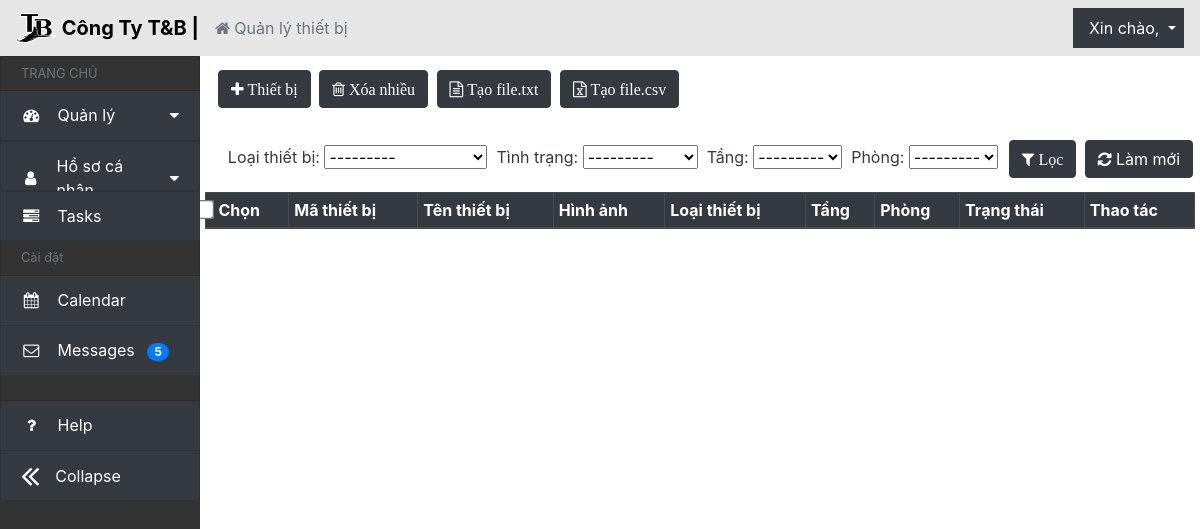
Page /quanly/ on the earlier database version.
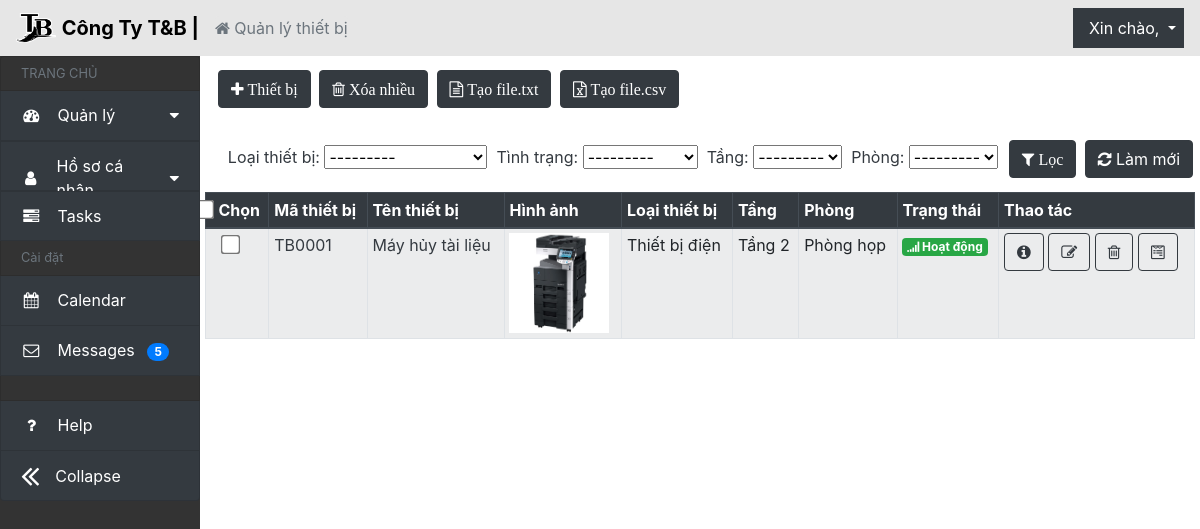
Same page on the later database version.
### QLthietbi_app/models.py (models this page shows, shortened)
class ThietBi(models.Model):
    id_thiet_bi = models.CharField(max_length=10, primary_key=True, blank=False, null=False, unique=True, editable=False)
    ten_thiet_bi = models.CharField(max_length=30, verbose_name='Tên thiết bị', blank=False, null=True)
    loai_thiet_bi = models.ForeignKey(LoaiThietBi, on_delete=models.SET_NULL, null=True, verbose_name='Loại thiết bị')
    phong = models.ForeignKey(Phong, on_delete=models.SET_NULL, null=True,blank=False, verbose_name='Phòng')
    tang = models.ForeignKey(Tang, on_delete=models.SET_NULL, null=True,blank=False, verbose_name='Tầng')
    hinh_anh = models.ImageField(upload_to='images/', blank=False, null=True, verbose_name='Hình ảnh')
    ngay_mua = models.DateField(verbose_name='Ngày mua')
    gia_mua = models.IntegerField(verbose_name='Giá mua')
    tinh_trang_choices = [
        ('hoatdong', 'Hoạt động'),
        ('dangbaotri', 'Đang bảo trì'),
        ('bihong', 'Bị hỏng'),
    ]
    tinh_trang = models.CharField(max_length=10, choices=tinh_trang_choices, default='hoatdong', verbose_name='Tình trạng', blank=False, null=True)
    ngay_bao_tri = models.DateField(verbose_name='Ngày bảo trì',blank=True, null=True)
    mo_ta = models.TextField(verbose_name='Mô tả', blank=True, null=True)
    don_vi_cung_cap = models.CharField(max_length=30, verbose_name='Đơn vị cung cấp', blank=True, null=True)
    class Meta:
        verbose_name_plural = 'Thiết bị'

class LoaiThietBi(models.Model):
    ten_loaithietbi = models.CharField(max_length=30, verbose_name='Tên loại thiết bị')
    class Meta:
        ordering = ['-ten_loaithietbi']
        verbose_name_plural = 'Loại thiết bị'
    def __str__(self):
        return self.ten_loaithietbi

class Tang(models.Model):
    ten_tang = models.CharField(max_length=10,verbose_name='Số tầng')
    class meta:
        ordering = ['-ten_tang']
        verbose_name_plural = 'Tầng'
    def __str__(self):
        return self.ten_tang

class Phong(models.Model):
    tang = models.ForeignKey(Tang, on_delete=models.CASCADE, verbose_name='Tầng')
    ten_phong = models.CharField(max_length=30, verbose_name='Tên phòng')
    class Meta:
        ordering = ['-ten_phong']
        verbose_name_plural = 'Phòng'
    def __str__(self):
        return self.ten_phong

### QLthietbi_app/views.py (the view, shortened to what this page needs)
# urls.py: path('quanly/', views.ThietBi_view.as_view(), name='render_trangchinh'),
class ThietBi_view(ListView, FormView):
    template_name = "quanly.html"
    model = ThietBi
    form_class = ThemThietBiForm
    success_url = reverse_lazy("QLthietbi_app:render_trangchinh")
    def get_context_data(self, **kwargs):
        context = super().get_context_data(**kwargs)
        listThietBi = self.get_queryset()
        myFilter = ThietBiFilter(self.request.GET, queryset=listThietBi)
        context['listThietBi'] = myFilter.qs
        context['myFilter'] = myFilter
        context['form'] = ThemThietBiForm()
        return context

### QLthietbi_app/templates/quanly.html (shortened to what the changed rows need)
{% extends 'header.html' %}
{% block content %}
<div class="col py-2">
  <div class="row element-button">
    <div class="col-sm px-3 py-1 pr-1">
      <div class="row px-1 py-3">
        <div class="table-responsive">
          <table
            id="device-table"
            class="table table-sm table-striped bg-light table-condensed table-bordered"
            cellspacing="0"
            width="100%"
          >
            <caption>
              <form
                method="get"
                id="thietbifilter"
                data-device-url="{% url 'QLthietbi_app:ajax_load_phong' %}"
              >
                {% csrf_token %} {% for field in myFilter.form %}
                <a>{{ field.label_tag }}</a>&nbsp{{ field }}&nbsp
                {%endfor %}
                <button type="submit" class="btn btn-dark">
                  <i class="fa fa-filter" aria-hidden="true"> Lọc</i>
                </button>
                <a
                  href="{% url 'QLthietbi_app:render_trangchinh' %}"
                  class="btn btn-dark"
                  ><i class="fa fa-refresh" aria-hidden="true"></i> Làm mới</a
                >
              </form>
            </caption>
            <thead class="thead-dark">
              <tr id="chk-th">
                <th>
                  <input
                    class="form-check-input checkbox-large"
                    type="checkbox"
                    name="select_all"
                    id="select-all"
                  />
                  Chọn
                </th>
                <th>Mã thiết bị</th>
                <th>Tên thiết bị</th>
                <th>Hình ảnh</th>
                <th>Loại thiết bị</th>
                <th>Tầng</th>
                <th>Phòng</th>
                <th>Trạng thái</th>
                <th>Thao tác</th>
              </tr>
            </thead>
            <tbody>
              {% csrf_token %} {% for ThietBi in listThietBi %}
              <tr>
                <td class="text-center">
                  <input
                    class="form-check-input checkbox-large"
                    type="checkbox"
                    name="instance"
                    value="{{ThietBi.id_thiet_bi}}"
                  />
                </td>
                <td>
                  <a
                    href="{% url 'QLthietbi_app:render_chitietthietbi' ThietBi.id_thiet_bi %}"
                    class="a-td"
                  >
                    {{ThietBi.id_thiet_bi}}
                  </a>
                </td>
                <td>
                  <a
                    href="{% url 'QLthietbi_app:render_chitietthietbi' ThietBi.id_thiet_bi %}"
                    class="a-td"
                    >{{ThietBi.ten_thiet_bi}}</a
                  >
                </td>
                <td>
                  <a
                    href="{% url 'QLthietbi_app:render_chitietthietbi' ThietBi.id_thiet_bi %}"
                    class="a-td"
                    ><img
                      src="{{ThietBi.hinh_anh.url}}"
                      width="100"
                      height="100"
                  /></a>
                </td>
                <td>{{ThietBi.loai_thiet_bi}}</td>
                <td>Tầng {{ThietBi.tang}}</td>
                <td>Phòng {{ThietBi.phong}}</td>
                {% if ThietBi.tinh_trang == "hoatdong" %}
                <td>
                  <span class="badge badge-success"
                    ><i class="fa fa-signal" aria-hidden="true"></i> Hoạt
                    động</span
                  >
                </td>
                {% endif %}
                <td>
                  <a
                    href="{% url 'QLthietbi_app:render_chitietthietbi' ThietBi.id_thiet_bi %}"
                    class="btn btn-outline-dark"
                    data-tooltip="tooltip"
                    data-placement="top"
                    title="Thông tin thiết bị"
                    ><i class="fa fa-info-circle" aria-hidden="true"></i
                  ></a>
                  <a
                    href="{% url 'QLthietbi_app:render_chinhsuathietbi' ThietBi.id_thiet_bi %}"
                    class="btn btn-outline-dark"
                    data-tooltip="tooltip"
                    data-placement="top"
                    title="Chỉnh sửa thiết bị"
                    ><i class="fa fa-pencil-square-o" aria-hidden="true"></i
                  ></a>
                  <a
                    class="btn btn-outline-dark"
                    data-placement="top"
                    title="Xóa thiết bị"
                    data-target="#confirmDelete1Modal-{{ ThietBi.id_thiet_bi }}"
                    data-toggle="modal"
                    data-tooltip="tooltip"
                    id="delete-item"
                    ><i class="fa fa-trash-o" aria-hidden="true"></i
                  ></a>
                  <a
                    class="btn btn-outline-dark"
                    data-tooltip="tooltip"
                    data-placement="top"
                    title="Tạo báo cáo thiết bị"
                    ><i class="fa fa-wpforms" aria-hidden="true"></i
                  ></a>
                </td>
              </tr>
              {% endfor %}
            </tbody>
          </table>
        </div>
      </div>
    </div>
  </div>
</div>
{% endblock %}

Differences in the rows shown:
added ThietBi: id_thiet_bi "TB0001", ten_thiet_bi "Máy hủy tài liệu", hinh_anh (picture), loai_thiet_bi "Thiết bị điện", tang "2", phong "họp", tinh_trang "hoatdong" (drawn)
